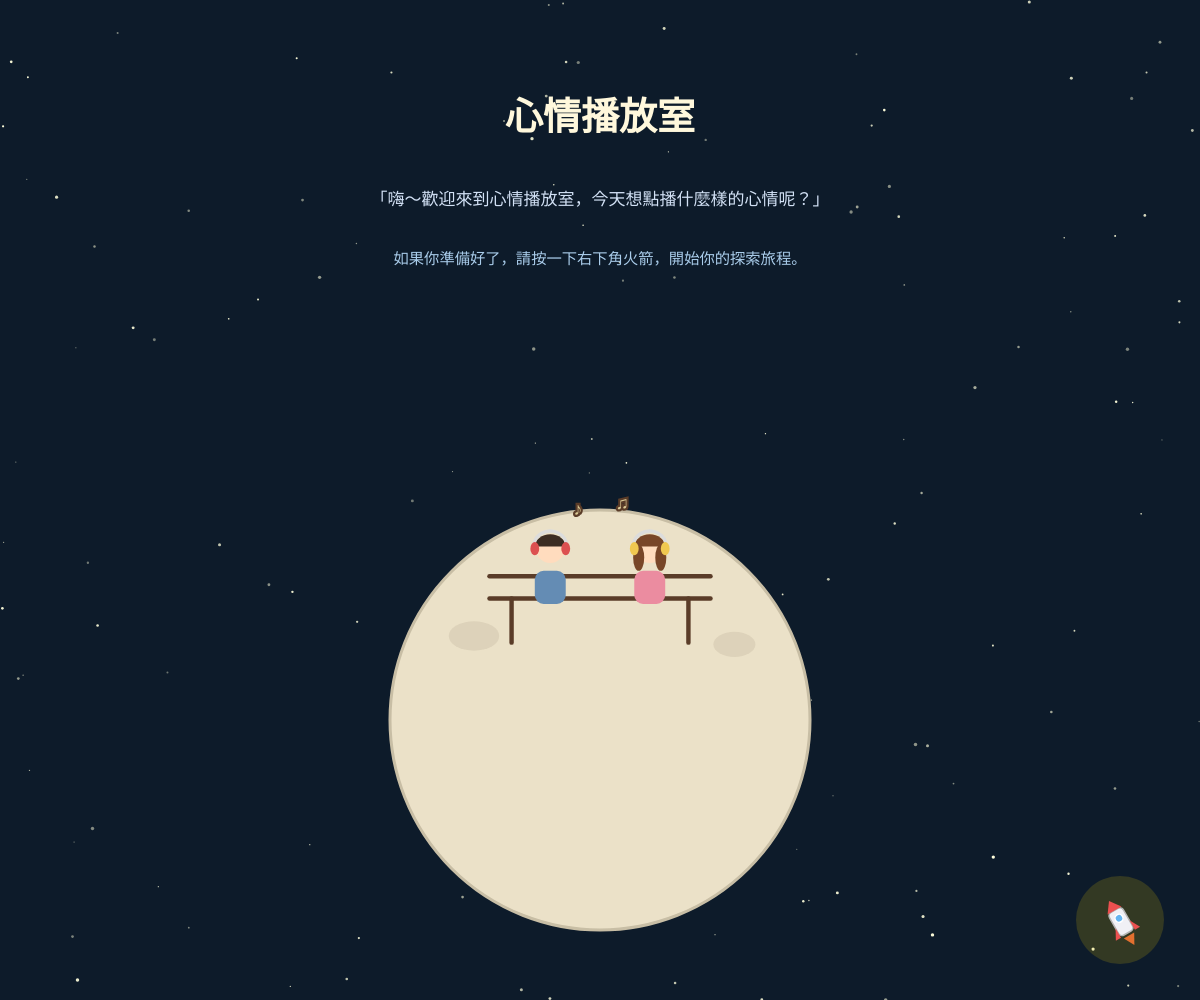
Frame 1 (no input)
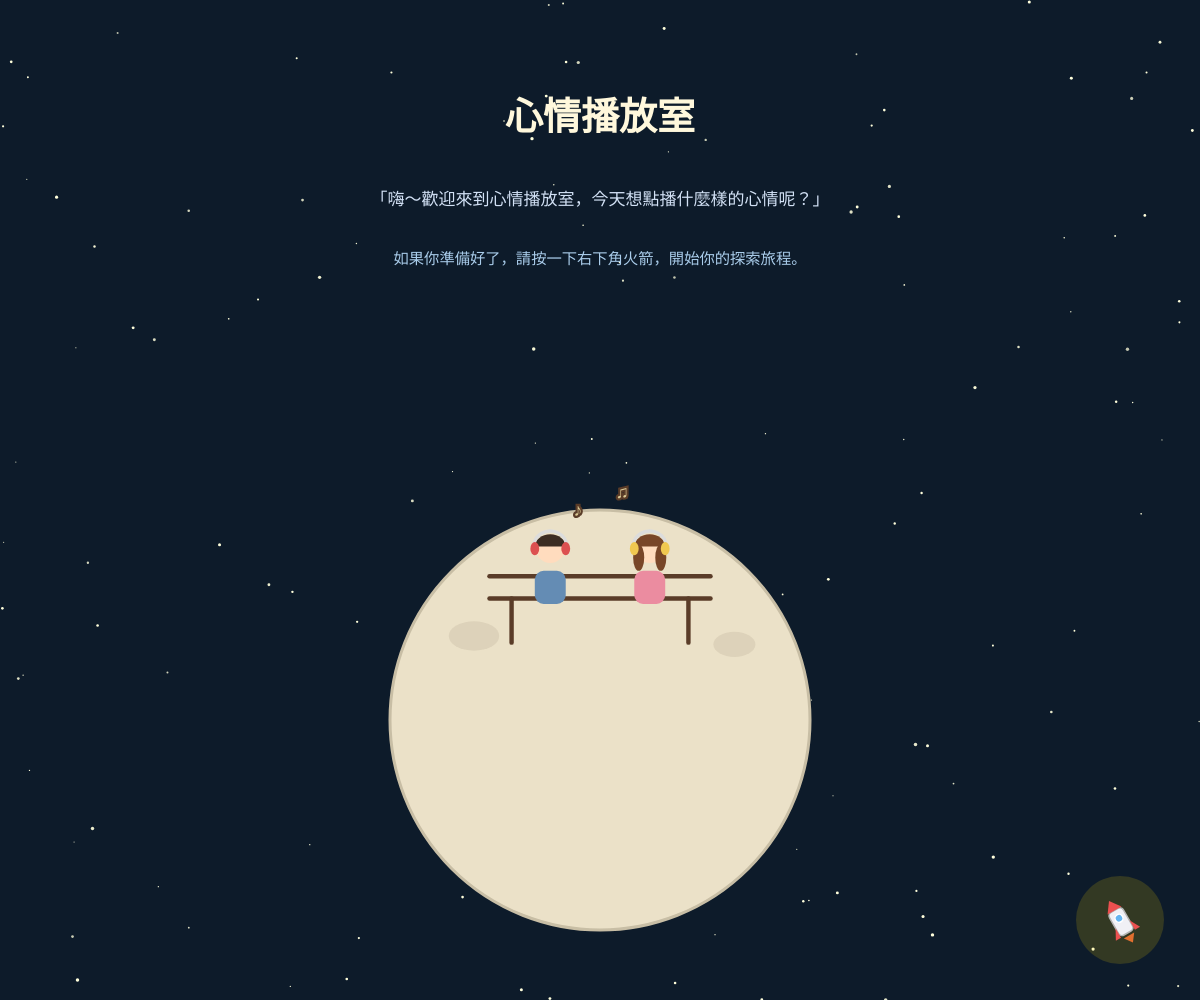
Frame 60 (no input)
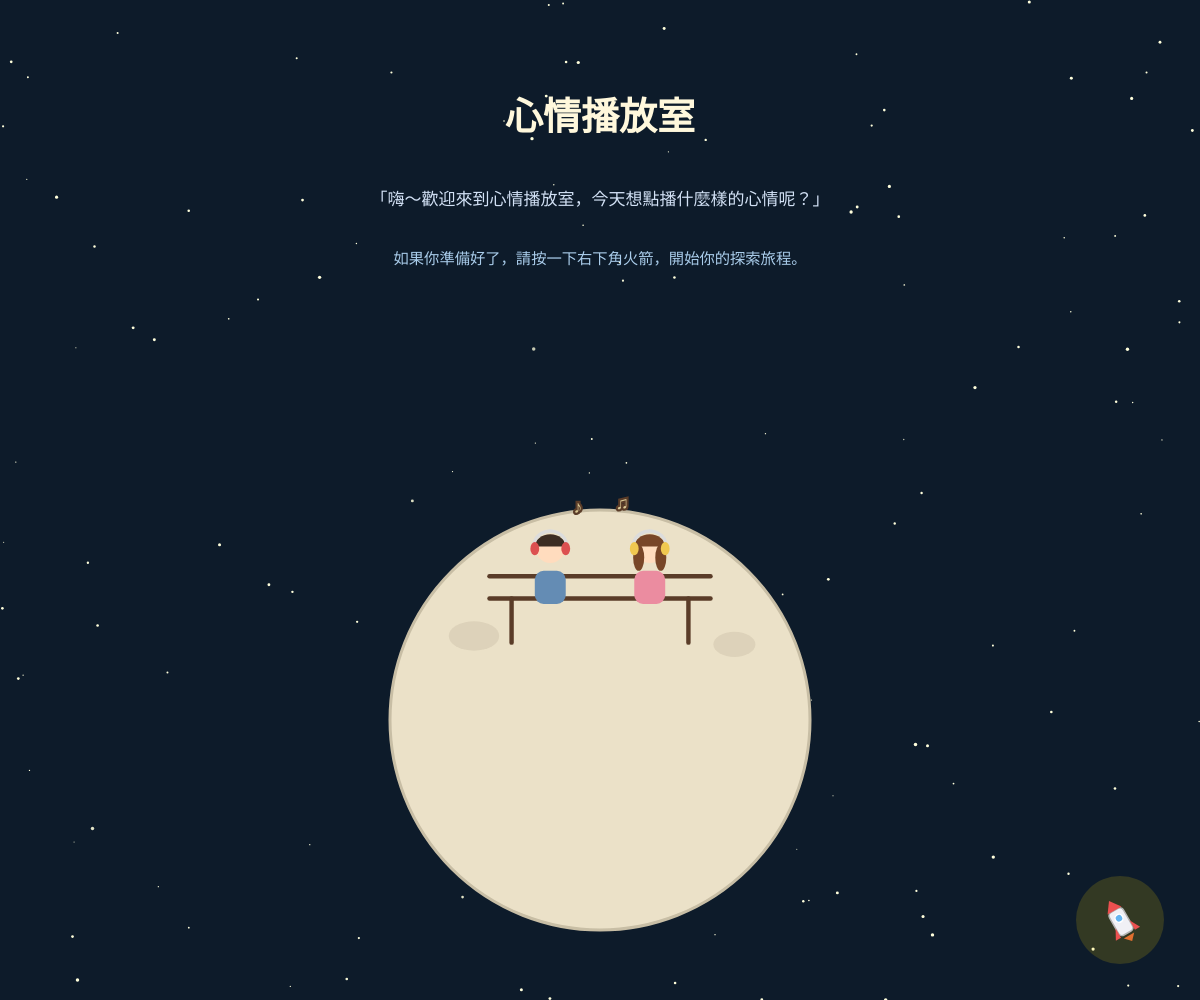
Frame 120 (the mouse pressed at the canvas centre since frame 60)

The p5.js sketch that drew these frames (run headless with seeded random() and noise() and a simulated clock; from frame 60 on, the mouse is pressed at the canvas centre):

// p5.js sketch
// ── sketch.js
// ==========================================
// 心情播放室 - 專輯卡片 + YouTube 直連版 (最新網址更新版)
// ==========================================

let gameState = 0; // 0: 封面, 1: 顏色關卡, 2: 事件關卡, 3: 黑膠播放室
let selectedColor = null;
let selectedCategory = '';

let rocketObj = { x: 0, y: 0, r: 35, hovering: false };
let stars = [];
let paletteColors = [];
let categoryButtons = [];
let vinylAngle = 0;

let currentTip = '';
let tipsList = [
  "做三次 4-7-8 深呼吸：吸氣 4 秒、憋氣 7 秒、吐氣 8 秒...",
  "看看身邊，試著在房間裡找出 3 項與你剛剛選擇相似顏色的物品。",
  "輕輕閉上眼睛，感受聲音微弱的震動，讓肩膀放鬆掉下來。",
  "將手放在腹部，感受每次呼吸時起伏的平穩與安全感。",
  "你現在做得很好，允許自己在這裡安靜地休息 5 分鐘。"
];
let tipTimer = 0;

// 流行歌曲資料庫：全數更新為您提供的 YouTube 官方影片網址
const popSongDatabase = {
  "火焰暖紅": {
    title: "告五人 - 披星戴月的想你",
    coverUrl: "https://images.unsplash.com/photo-1511671782779-c97d3d27a1d4?auto=format&fit=crop&w=300&q=80",
    ytUrl: "https://youtu.be/zMDj2YvzeAQ?si=Ekqgs0GHlrQkSg1C"
  },
  "靜謐海洋藍": {
    title: "魏如萱 - 彼個所在",
    coverUrl: "https://images.unsplash.com/photo-1518837695005-2083093ee35b?auto=format&fit=crop&w=300&q=80",
    ytUrl: "https://youtu.be/5hswJh6FQjU?si=BeLjMOLKMFWGBZLx"
  },
  "溫馨微光黃": {
    title: "盧廣仲 - 刻在我心底的名字",
    coverUrl: "https://images.unsplash.com/photo-1507525428034-b723cf961d3e?auto=format&fit=crop&w=300&q=80",
    ytUrl: "https://youtu.be/2sX45Oyd1n0?si=r0l6Qp_pLanXUP2f"
  },
  "森林療癒綠": {
    title: "理想混蛋 - 行星",
    coverUrl: "https://images.unsplash.com/photo-1448375240586-882707db888b?auto=format&fit=crop&w=300&q=80",
    ytUrl: "https://www.youtube.com/watch?v=MzcKSDN6KCo&list=RDMzcKSDN6KCo&start_radio=1"
  },
  "夢幻晨曦紫": {
    title: "楊乃文 - 推開世界的門",
    coverUrl: "https://images.unsplash.com/photo-1534447677768-be436bb09401?auto=format&fit=crop&w=300&q=80",
    ytUrl: "https://youtu.be/dy0ZLb6JsJU?si=oULx_ugakX71ZSJX"
  },
  "大地沉穩棕": {
    title: "告五人 - 帶我去找夜生活",
    coverUrl: "https://images.unsplash.com/photo-1509114397022-ed747cca3f65?auto=format&fit=crop&w=300&q=80",
    ytUrl: "https://youtu.be/TnUwZde8i60?si=bI2IXS-ZGSXsTNjG"
  }
};

function setup() {
  createCanvas(windowWidth, windowHeight);
  textAlign(CENTER, CENTER);

  initSceneElements();
  currentTip = tipsList[0];
}

function windowResized() {
  resizeCanvas(windowWidth, windowHeight);
  initSceneElements();
}

function initSceneElements() {
  stars = [];
  for (let i = 0; i < 140; i++) {
    stars.push({
      x: random(width),
      y: random(height),
      size: random(1, 3.5),
      alpha: random(100, 255),
      speed: random(0.015, 0.04)
    });
  }

  paletteColors = [];
  let colorsData = [
    { name: "火焰暖紅", rgb: [235, 94, 85], desc: "熱烈、焦慮不安" },
    { name: "靜謐海洋藍", rgb: [74, 144, 226], desc: "沉靜、有些低落" },
    { name: "溫馨微光黃", rgb: [247, 202, 201], desc: "柔軟、微小期待" },
    { name: "森林療癒綠", rgb: [107, 191, 89], desc: "平靜、尋求呼吸" },
    { name: "夢幻晨曦紫", rgb: [155, 126, 189], desc: "迷茫、心思細膩" },
    { name: "大地沉穩棕", rgb: [181, 131, 90], desc: "疲憊、想被包裹" }
  ];

  let pRadius = min(width, height) * 0.18;
  for (let i = 0; i < colorsData.length; i++) {
    let angle = map(i, 0, colorsData.length, 0, TWO_PI);
    let cx = width / 2 + cos(angle) * pRadius;
    let cy = height * 0.48 + sin(angle) * pRadius;
    paletteColors.push({
      x: cx,
      y: cy,
      r: min(width, height) * 0.035,
      data: colorsData[i]
    });
  }

  categoryButtons = [];
  let categories = ["關於學業", "關於人際", "關於家庭", "關於愛情", "關於未來方向", "純粹累了"];
  let btnW = min(width * 0.35, 180);
  let btnH = min(height * 0.07, 48);
  for (let i = 0; i < categories.length; i++) {
    let row = floor(i / 2);
    let col = i % 2;
    let bx = width / 2 + (col === 0 ? -btnW * 0.6 : btnW * 0.6);
    let by = height * 0.42 + row * (btnH * 1.3);
    categoryButtons.push({
      x: bx,
      y: by,
      w: btnW,
      h: btnH,
      text: categories[i]
    });
  }

  rocketObj.x = width - min(width * 0.08, 80);
  rocketObj.y = height - min(height * 0.1, 80);
  rocketObj.r = min(width, height) * 0.04;
}

function draw() {
  background(13, 27, 42);

  drawStars();

  if (gameState === 0) {
    drawCover();
    hidePlayer();
  } else if (gameState === 1) {
    drawColorStage();
    hidePlayer();
  } else if (gameState === 2) {
    drawCategoryStage();
    hidePlayer();
  } else if (gameState === 3) {
    drawVinylStage();
  }

  if (gameState < 3) {
    drawRocketButton();
  }
}

function drawStars() {
  noStroke();
  for (let s of stars) {
    s.alpha += sin(frameCount * s.speed) * 2.5;
    fill(255, 255, 220, constrain(s.alpha, 40, 255));
    ellipse(s.x, s.y, s.size);
  }
}

function drawCover() {
  let titleSize = min(width * 0.05, 38);
  let subSize = min(width * 0.022, 17);

  fill(255, 248, 220);
  textSize(titleSize);
  textStyle(BOLD);
  text("心情播放室", width / 2, height * 0.12);

  textSize(subSize);
  fill(210, 225, 245);
  textStyle(NORMAL);
  text("「嗨～歡迎來到心情播放室，今天想點播什麼樣的心情呢？」", width / 2, height * 0.20);

  textSize(subSize * 0.9);
  fill(170, 205, 235);
  text("如果你準備好了，請按一下右下角火箭，開始你的探索旅程。", width / 2, height * 0.26);

  push();
  let moonY = height * 0.72;
  let moonR = min(width, height) * 0.42;
  translate(width / 2, moonY);

  fill(235, 225, 200);
  stroke(200, 190, 165);
  strokeWeight(3);
  ellipse(0, 0, moonR, moonR);

  fill(215, 205, 180, 180);
  noStroke();
  ellipse(-moonR * 0.3, -moonR * 0.2, moonR * 0.12, moonR * 0.07);
  ellipse(moonR * 0.32, -moonR * 0.18, moonR * 0.1, moonR * 0.06);

  let benchScale = moonR / 380;
  scale(benchScale);

  stroke(90, 60, 40);
  strokeWeight(4);
  line(-100, -130, 100, -130);
  line(-100, -110, 100, -110);
  line(-80, -110, -80, -70);
  line(80, -110, 80, -70);

  // 男孩
  push();
  translate(-45, -145);
  noStroke();
  fill(100, 140, 180);
  rect(-14, 10, 28, 30, 8);
  fill(255, 220, 190);
  ellipse(0, -10, 26, 26);
  fill(60, 45, 35);
  arc(0, -12, 28, 22, PI, TWO_PI);
  stroke(220);
  strokeWeight(3);
  noFill();
  arc(0, -12, 30, 28, PI + 0.2, TWO_PI - 0.2);
  fill(220, 80, 80);
  noStroke();
  ellipse(-14, -10, 8, 12);
  ellipse(14, -10, 8, 12);
  pop();

  // 女孩
  push();
  translate(45, -145);
  noStroke();
  fill(235, 140, 160);
  rect(-14, 10, 28, 30, 8);
  fill(255, 220, 190);
  ellipse(0, -10, 26, 26);
  fill(120, 70, 40);
  ellipse(-10, -2, 10, 24);
  ellipse(10, -2, 10, 24);
  arc(0, -12, 28, 22, PI, TWO_PI);
  stroke(220);
  strokeWeight(3);
  noFill();
  arc(0, -12, 30, 28, PI + 0.2, TWO_PI - 0.2);
  fill(240, 200, 80);
  noStroke();
  ellipse(-14, -10, 8, 12);
  ellipse(14, -10, 8, 12);
  pop();

  fill(255, 240, 180, 200);
  textSize(16);
  text("♪", -20, -190 + sin(frameCount * 0.05) * 5);
  text("♫", 20, -200 + cos(frameCount * 0.05) * 5);

  pop();
}

function drawColorStage() {
  fill(255, 248, 220);
  textSize(min(width * 0.035, 24));
  textStyle(BOLD);
  text("選出此時此刻最貼近你內心顏色的氣氛", width / 2, height * 0.12);

  push();
  translate(width / 2, height * 0.48);
  fill(255, 255, 255, 235);
  stroke(220, 220, 230);
  strokeWeight(3);
  ellipse(0, 0, min(width, height) * 0.48);
  pop();

  for (let p of paletteColors) {
    let d = dist(mouseX, mouseY, p.x, p.y);
    let isHover = d < p.r;

    stroke(255);
    strokeWeight(isHover || selectedColor === p.data ? 4 : 2);
    fill(p.data.rgb[0], p.data.rgb[1], p.data.rgb[2]);
    ellipse(p.x, p.y, p.r * 2 * (isHover ? 1.12 : 1.0));

    if (selectedColor === p.data) {
      noFill();
      stroke(255, 215, 0);
      strokeWeight(3);
      ellipse(p.x, p.y, p.r * 2.4);
    }
  }

  if (selectedColor) {
    fill(selectedColor.rgb[0], selectedColor.rgb[1], selectedColor.rgb[2]);
    textSize(min(width * 0.03, 20));
    text(`【${selectedColor.name}】 - ${selectedColor.desc}`, width / 2, height * 0.80);
    fill(200);
    textSize(min(width * 0.022, 14));
    text("選擇完成後，請點擊右下角火箭進入下一關 ➔", width / 2, height * 0.86);
  } else {
    fill(180);
    textSize(min(width * 0.024, 15));
    text("請點選上面調色盤中的一種顏色", width / 2, height * 0.80);
  }
}

function drawCategoryStage() {
  fill(255, 248, 220);
  textSize(min(width * 0.035, 24));
  textStyle(BOLD);
  text("這份心情，主要來自於今天發生的什麼事？", width / 2, height * 0.15);

  for (let btn of categoryButtons) {
    let isHover = mouseX > btn.x - btn.w/2 && mouseX < btn.x + btn.w/2 &&
                  mouseY > btn.y - btn.h/2 && mouseY < btn.y + btn.h/2;

    stroke(selectedCategory === btn.text ? color(255, 215, 0) : color(200, 215, 230));
    strokeWeight(selectedCategory === btn.text ? 3 : 1.5);
    fill(isHover ? color(255, 255, 255, 45) : color(255, 255, 255, 20));
    rectMode(CENTER);
    rect(btn.x, btn.y, btn.w, btn.h, 15);

    noStroke();
    fill(selectedCategory === btn.text ? color(255, 248, 220) : color(220));
    textSize(min(width * 0.025, 17));
    text(btn.text, btn.x, btn.y);
  }

  if (selectedCategory !== '') {
    fill(200);
    textSize(min(width * 0.022, 14));
    text(`已選擇：${selectedCategory}。請點擊右下角火箭生成屬於你的播放室 ➔`, width / 2, height * 0.84);
  }
}

function drawVinylStage() {
  let mainColor = selectedColor ? selectedColor.rgb : [240, 240, 240];
  let vinylR = min(width, height) * 0.22;

  // 1. 旋轉黑膠唱片
  push();
  translate(width / 2, height * 0.22);
  rotate(vinylAngle);
  vinylAngle += 0.015;

  stroke(40);
  strokeWeight(2);
  fill(15);
  ellipse(0, 0, vinylR, vinylR);

  noFill();
  stroke(35);
  strokeWeight(1);
  ellipse(0, 0, vinylR * 0.88, vinylR * 0.88);
  ellipse(0, 0, vinylR * 0.72, vinylR * 0.72);

  fill(mainColor[0], mainColor[1], mainColor[2]);
  noStroke();
  ellipse(0, 0, vinylR * 0.35, vinylR * 0.35);

  fill(13, 27, 42);
  ellipse(0, 0, vinylR * 0.06, vinylR * 0.06);
  pop();

  // 顯示質感音樂卡片
  showPlayer();

  // 2. 定期輪播放鬆建議
  if (millis() - tipTimer > 6000) {
    let nextIndex = (tipsList.indexOf(currentTip) + 1) % tipsList.length;
    currentTip = tipsList[nextIndex];
    tipTimer = millis();
  }

  push();
  translate(width / 2, height * 0.80);
  fill(255, 255, 255, 25);
  stroke(mainColor[0], mainColor[1], mainColor[2], 180);
  strokeWeight(2);
  rectMode(CENTER);
  let boxW = min(width * 0.85, 520);
  let boxH = min(height * 0.11, 65);
  rect(0, 0, boxW, boxH, 18);

  noStroke();
  fill(255, 250, 235);
  textSize(min(width * 0.024, 15));
  textStyle(NORMAL);
  text(currentTip, 0, 0);
  pop();

  fill(180);
  textSize(min(width * 0.02, 13));
  text("點擊這裡重新開始探索 ↺", width / 2, height * 0.93);
}

function showPlayer() {
  let container = document.getElementById('player-container');
  if (container.style.display !== 'block') {
    let colorName = selectedColor ? selectedColor.name : "火焰暖紅";
    let songInfo = popSongDatabase[colorName] || popSongDatabase["火焰暖紅"];

    container.innerHTML = `
      <div class="card-content">
        <img class="album-cover" src="${songInfo.coverUrl}" alt="Album Cover">
        <div class="song-title">情緒解藥：《${songInfo.title}》</div>
        <a class="yt-play-btn" href="${songInfo.ytUrl}" target="_blank">
          <svg class="yt-icon" viewBox="0 0 24 24">
            <path d="M23.498 6.186a3.016 3.016 0 0 0-2.122-2.136C19.505 3.545 12 3.545 12 3.545s-7.505 0-9.377.505A3.017 3.017 0 0 0 .502 6.186C0 8.07 0 12 0 12s0 3.93.502 5.814a3.016 3.016 0 0 0 2.122 2.136c1.871.505 9.376.505 9.376.505s7.505 0 9.377-.505a3.015 3.015 0 0 0 2.122-2.136C24 15.93 24 12 24 12s0-3.93-.502-5.814zM9.545 15.568V8.432L15.818 12l-6.273 3.568z"/>
          </svg>
          前往 YouTube 播放音樂
        </a>
      </div>
    `;
    container.style.display = 'block';
  }
}

function hidePlayer() {
  let container = document.getElementById('player-container');
  if (container) {
    container.style.display = 'none';
    container.innerHTML = '';
  }
}

function drawRocketButton() {
  let d = dist(mouseX, mouseY, rocketObj.x, rocketObj.y);
  rocketObj.hovering = d < rocketObj.r;

  push();
  translate(rocketObj.x, rocketObj.y);
  if (rocketObj.hovering) scale(1.18);

  noStroke();
  fill(255, 215, 0, rocketObj.hovering ? 120 : 40);
  ellipse(0, 0, rocketObj.r * 2.2, rocketObj.r * 2.2);

  rotate(-PI / 6);

  fill(255, 120, 50, 220);
  triangle(-6, 18, 6, 18, 0, 28 + sin(frameCount * 0.2) * 4);

  fill(240, 240, 245);
  stroke(180);
  strokeWeight(1.5);
  rectMode(CENTER);
  rect(0, 2, 16, 26, 4);

  fill(235, 80, 80);
  noStroke();
  triangle(-8, -11, 8, -11, 0, -22);

  triangle(-8, 5, -14, 16, -8, 16);
  triangle(8, 5, 14, 16, 8, 16);

  fill(100, 180, 240);
  stroke(255);
  strokeWeight(1.5);
  ellipse(0, -2, 8, 8);

  pop();
}

function mousePressed() {
  if (gameState === 3) {
    if (mouseY > height * 0.88) {
      gameState = 0;
      selectedColor = null;
      selectedCategory = '';
      hidePlayer();
    }
    return;
  }

  if (rocketObj.hovering) {
    if (gameState === 1 && !selectedColor) {
      alert("請先點選一個符合此刻心情的顏色喔！");
      return;
    }
    if (gameState === 2 && selectedCategory === '') {
      alert("請先選擇一個生活類別喔！");
      return;
    }
    gameState++;
    return;
  }

  if (gameState === 1) {
    for (let p of paletteColors) {
      if (dist(mouseX, mouseY, p.x, p.y) < p.r) {
        selectedColor = p.data;
        break;
      }
    }
  }

  if (gameState === 2) {
    for (let btn of categoryButtons) {
      if (mouseX > btn.x - btn.w/2 && mouseX < btn.x + btn.w/2 &&
          mouseY > btn.y - btn.h/2 && mouseY < btn.y + btn.h/2) {
        selectedCategory = btn.text;
        break;
      }
    }
  }
}
